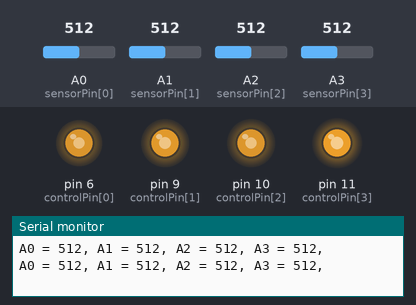
This sketch was run on a simulated Arduino Uno, built with avr-gcc and run on an emulated ATmega328P. Shown: output pins drawn as LEDs (lit = HIGH), the last lines printed to the serial monitor. The test bench sets the inputs (shaded band); at power-on: A0 (sensorPin[0]) = 512, A1 (sensorPin[1]) = 512, A2 (sensorPin[2]) = 512, A3 (sensorPin[3]) = 512.

Above: at 1.2 s.
1.3 s: A0 (sensorPin[0]) set to 306
At 2.4 s:
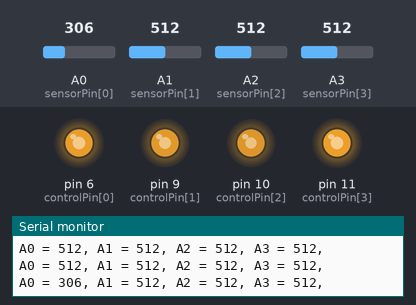
2.8 s: A1 (sensorPin[1]) set to 306
At 3.5 s:
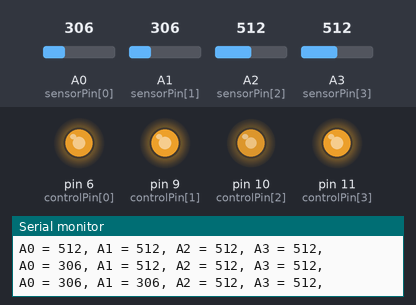
4.3 s: A2 (sensorPin[2]) set to 306
At 4.7 s:
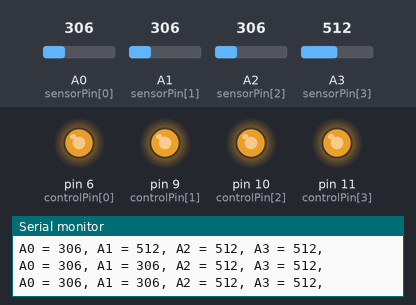
5.8 s: A3 (sensorPin[3]) set to 992
At 7.0 s:
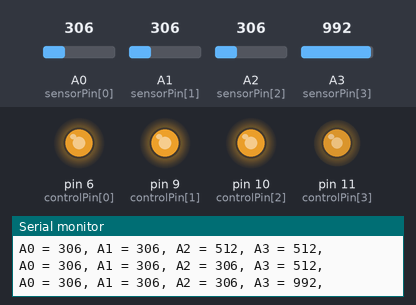
7.3 s: A0 (sensorPin[0]) set to 716
At 8.2 s:
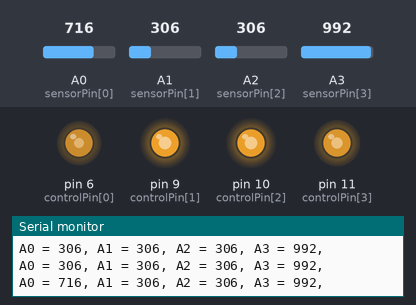
8.8 s: A3 (sensorPin[3]) set to 716
At 9.3 s:
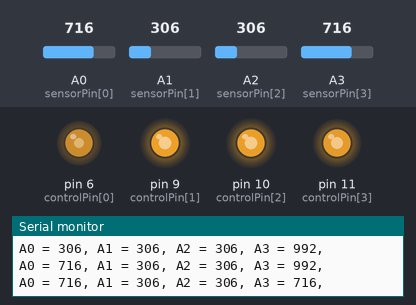
Timing chart, 0 to 11.3 s (numbered marks = the images above; inputs shaded):
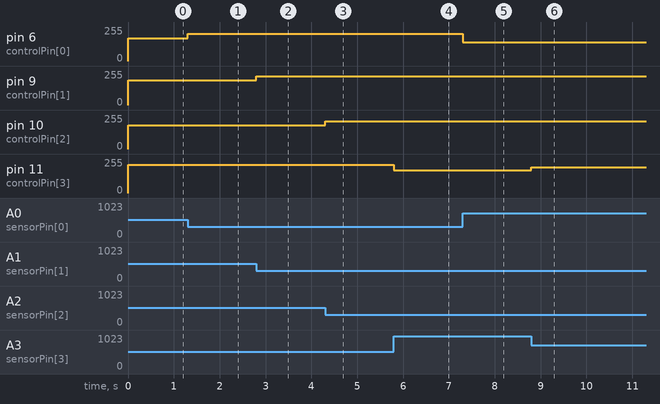

The sketch:

robotstyrning.ino
```cpp
// Definierar array med stift för potentiometrar (analoga ingångar)
int sensorPin[] = {A0, A1, A2, A3}; // input pins for the potentiometer

// Definierar array med stift för servon (PWM-utgångar)
int controlPin[] = {6, 9, 10, 11}; // output pins for the servo

// Variabel för att lagra sensorvärdet från potentiometrarna
int sensorValue = 0;

void setup() {
  // Loop för att ställa in pin-lägen för både ingångar och utgångar
  for (int i = 0; i < 4; i++) {
    pinMode(controlPin[i], OUTPUT); // Ställ in PWM-stift som utgångar
    pinMode(sensorPin[i], INPUT); // Ställ in sensorstift som ingångar
  }
  Serial.begin(115200); // Startar seriell kommunikation med 115200 baud-rate
}

void loop() {
  // Kommenterar intervallet för respektive servo
  // 6 - Styrservo med ett spann av 50-230
  // 9 - Joint-servo med ett spann av 120-255
  // 10 - Joint-servo med ett spann av 100-255
  // 11 - Styr öppen/stängd position med ett spann av 170-255

  // Kör koden varje sekund (millis() % 1000 == 0)
  if (millis() % 1000 == 0) {
    // Loopar igenom alla sensorer
    for (int i = 0; i < 4; i++) {
      // Läser av värde från potentiometern (analog sensor)
      sensorValue = analogRead(sensorPin[i]);
      // Skickar avläst värde till seriell monitor
      Serial.print("A");
      Serial.print(i);
      Serial.print(" = ");
      Serial.print(sensorValue);
      Serial.print(", ");
    }
    // Skriver ut en ny rad i den seriella monitoren
    Serial.println("");
  }

  // Mappning och skrivning av PWM-signaler till servon baserat på potentiometervärden
  analogWrite(6, map(analogRead(A0), 1023, 0, 90, 255));   // Mappning för servo ansluten till pin 6
  analogWrite(9, map(analogRead(A1), 1023, 0, 120, 255));  // Mappning för servo ansluten till pin 9
  analogWrite(10, map(analogRead(A2), 1023, 0, 100, 255)); // Mappning för servo ansluten till pin 10
  analogWrite(11, map(analogRead(A3), 1023, 0, 170, 255)); // Mappning för servo ansluten till pin 11
}
```

Measured:
- after the input at 1.3 s, pin 6 (controlPin[0]): 172/255 → 205/255 at once
- after the input at 2.8 s, pin 9 (controlPin[1]): 187/255 → 214/255 at once
- after the input at 4.3 s, pin 10 (controlPin[2]): 177/255 → 208/255 at once
- after the input at 5.8 s, pin 11 (controlPin[3]): 212/255 → 172/255 at once
- after the input at 7.3 s, pin 6 (controlPin[0]): 205/255 → 139/255 at once
- after the input at 8.8 s, pin 11 (controlPin[3]): 172/255 → 195/255 at once
